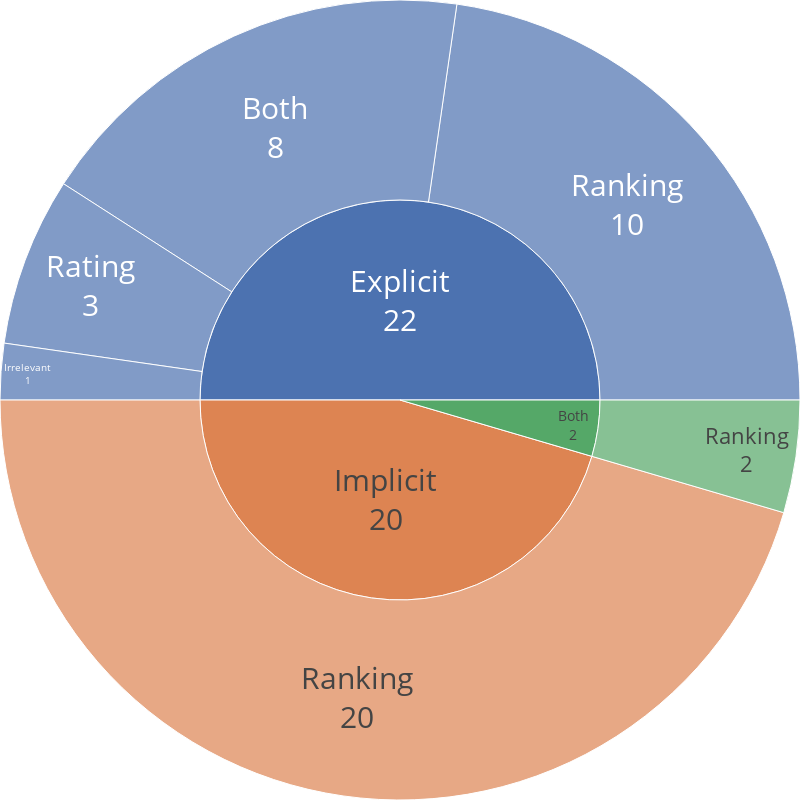

Write notebook code for a chart like this one.
### Code cell
# plotly express figure
fig = px.sunburst(result, path=["Type of feedback", "Type of prediction"], values='Counts')
# fig.show()


# # plotly graph_objects figure
# fig =go.Figure(go.Sunburst(
#                 labels=fig1['data'][0]['labels'].tolist(),
#                 parents=fig1['data'][0]['parents'].tolist(),
#                 values = fig1['data'][0]['values'].tolist(),
#                 insidetextorientation='radial',
#                 branchvalues="total"),
                
#                 )
fig.update_layout(
    margin = dict(t=0, l=0, r=0, b=0),
)
# fig.update_layout(uniformtext=dict(minsize=1, mode='hide'),
#                    template = 'seaborn')



# fig.update_layout(
#     title=dict(text="Prediction task and type of feedback", font=dict(size=30), automargin=True, yref='paper', y=0)
# )



fig.update_layout(
   width=800, height=800
)
fig.update_traces(hoverinfo = 'label+percent parent', textinfo = 'label+value')
fig.update_traces(textfont=dict(size=30))


fig.update_traces(insidetextorientation='horizontal')
fig.show()


fig.write_image(save_loc+"per_top.png")

### Figure 1 — Plotly figure (JSON) as saved in the notebook; plotly's stock layout.template omitted (floating-point values rounded to 4 significant figures)
{"data": [{"branchvalues": "total", "domain": {"x": [0, 1], "y": [0, 1]}, "hoverinfo": "label+percent parent", "hovertemplate": "labels=%{label}<br>Counts=%{value}<br>parent=%{parent}<br>id=%{id}<extra></extra>", "ids": ["Explicit/Both", "Explicit/Irrelevant", "Both/Ranking", "Explicit/Ranking", "Implicit/Ranking", "Explicit/Rating", "Explicit", "Both", "Implicit"], "insidetextorientation": "horizontal", "labels": ["Both", "Irrelevant", "Ranking", "Ranking", "Ranking", "Rating", "Explicit", "Both", "Implicit"], "name": "", "parents": ["Explicit", "Explicit", "Both", "Explicit", "Implicit", "Explicit", "", "", ""], "textfont": {"size": 30}, "textinfo": "label+value", "type": "sunburst", "values": [8.0, 1.0, 2.0, 10.0, 20.0, 3.0, 22.0, 2.0, 20.0]}], "layout": {"height": 800, "legend": {"tracegroupgap": 0}, "margin": {"b": 0, "l": 0, "r": 0, "t": 0}, "width": 800}}
